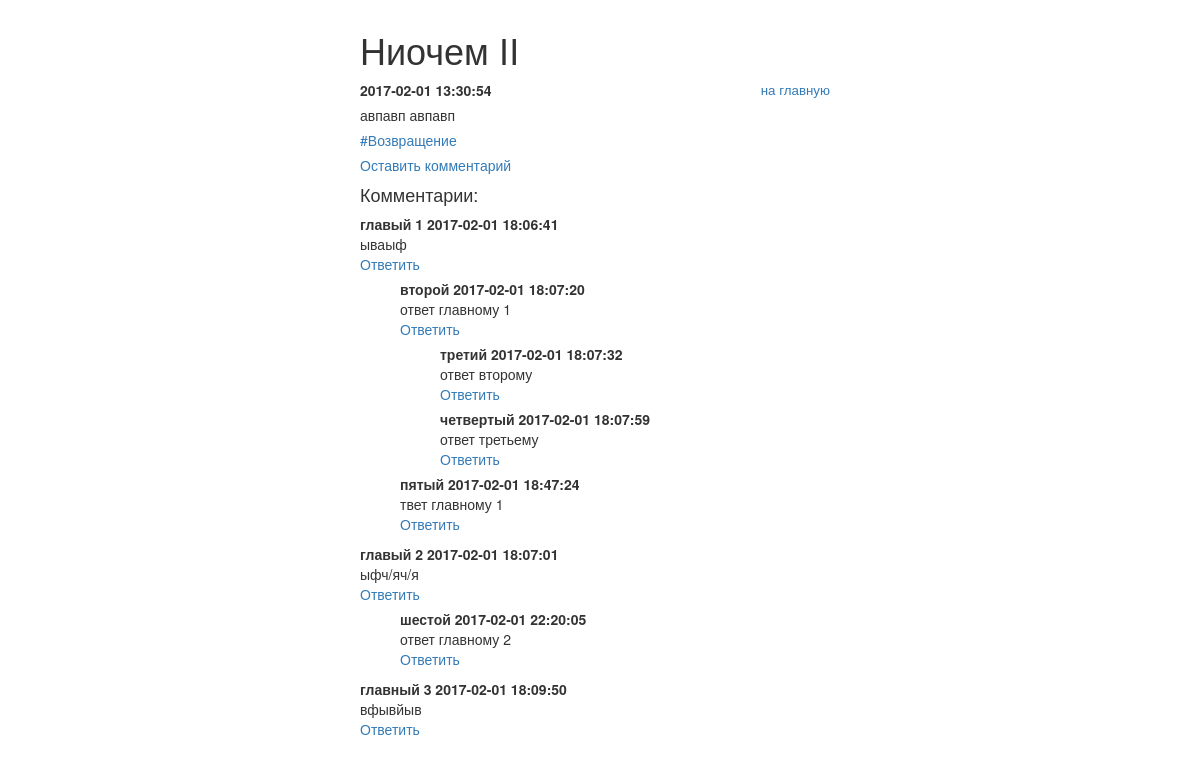
The app's page /include/note.php?id=60 with its own data.
### tables this page shows
CREATE TABLE `post` (
  `post_id` bigint(20) unsigned NOT NULL AUTO_INCREMENT,
  `post_title` varchar(255) DEFAULT NULL,
  `post_min_text` text,
  `post_text` text,
  `post_create_datetime` timestamp NULL DEFAULT NULL,
  `post_update_datetime` timestamp NOT NULL DEFAULT CURRENT_TIMESTAMP ON UPDATE CURRENT_TIMESTAMP,
  UNIQUE KEY `post_id` (`post_id`)
);

CREATE TABLE `comment` (
  `comment_id` bigint(20) unsigned NOT NULL AUTO_INCREMENT,
  `post_id` bigint(20) DEFAULT NULL,
  `comment_parent_id` bigint(20) DEFAULT NULL,
  `comment_username` varchar(255) DEFAULT NULL,
  `comment_text` text,
  `comment_datetime` timestamp NOT NULL DEFAULT CURRENT_TIMESTAMP ON UPDATE CURRENT_TIMESTAMP,
  UNIQUE KEY `comment_id` (`comment_id`)
);

### include/db.php (called while the page is built, shortened)
<?php
try {
    $link = new PDO('mysql:host=localhost;dbname=blog', 'level', 'pass');
} catch (PDOException $e) {
    print "Error!: " . $e->getMessage() . "<br/>";
    die();
}
if($_GET['id']){
    $getid = $_GET['id'];
    $select_update = $link->query("SELECT post.*, group_concat(tag.tag_title) as tags FROM post LEFT JOIN post_to_tag USING (post_id) LEFT JOIN tag USING (tag_id) WHERE post_id='$getid' group by post.post_id");
    $res_select_update = $select_update ->fetchAll(PDO::FETCH_ASSOC);
}

### include/function.php (the view, shortened to what this page needs)
<?php
require_once'/var/www/html/blog/include/db.php';
require_once'/var/www/html/blog/include/note.php';
function comment($row){
	echo "<p class=\"comment\">";
	echo "<div class=\"date\">". $row['comment_username']. " " . $row['comment_datetime'] ."</div>";
	echo "<div class=\"text\">" . $row['comment_text'] . "</div>";
	echo "<a href='?id=" . $_GET['id'] . "&comment=" . $row['comment_id'] . "'>Ответить</a> ";
    $link = new PDO('mysql:host=localhost;dbname=blog', 'level', 'pass');
		$res = $link ->query("SELECT * FROM comment WHERE comment_parent_id=".$row['comment_id']);
		if ( $res->rowCount() > 0) {
			echo "<ul>";
			      while ($res_com = $res ->fetch(PDO::FETCH_ASSOC)) {
			      	    comment($res_com);
			      }
			echo "</ul>";
		}
	echo "</p>";
}
?>

### include/note.php (shortened to what this page needs)
<?php
require_once '/var/www/html/blog/include/db.php';
require_once '/var/www/html/blog/include/function.php';
?>
<!DOCTYPE html>
<html lang="ru">
	<head>
		<link rel="stylesheet" href="../css/bootstrap.css">
		<link rel="stylesheet" href="../css/styless.css">
	</head>
	<body>
		<div id="wrapper">
            <?php for($i=0;$i<count($res_select_update);$i++):?>
			<h1><?=$res_select_update[$i]['post_title']?></h1>
			<div>
				<p class="nav right">
					<a href="../index.php">на главную</a>
				</p>
				<p class="date"><?=$res_select_update[$i]['post_create_datetime']?>
				</p>
				<p>
        <?=$res_select_update[$i]['post_text'];?>
        </p>
        <p>
        <?php if ($res_select_update[$i]['tags']) {
					       $value['tags'] = explode(',', $res_select_update[$i]['tags']);
					       foreach ($value['tags'] as $tag) {
					     	    ?>
                         <span class="print_tag">
                         <a href='../include/posttotag.php?tag=<?=$tag?>'><?="#".$tag?></a>
                         </span>
					       <?php  } ?>
				<?php } ?>
                </p>
                <a href='?id=<?=$_GET['id']?>&comment=mine'>Оставить комментарий</a>
                <h4>Комментарии:</h4>
            <?php endfor; ?>
                              <?php
                                  $res_row = $link ->query("SELECT * FROM comment WHERE post_id='$getid' and comment_parent_id is NULL ");
                                while ( $row = $res_row ->fetch(PDO::FETCH_ASSOC)) {
                                       comment($row);
                                }
                              ?>
			</div>
		</div>
	</body>
</html>

### css/styless.css (style rules this page uses)
#wrapper { width: 500px; margin: 0px auto; padding: 10px; text-align: justify; }
#wrapper > div { margin-bottom: 15px; }
#wrapper p { margin-bottom: 5px; }
.date { font-weight: bold; }
.nav { text-align: right; padding-right: 10px; font-size: 10pt; }
.right { float:right }

### records on screen
post: post_title "Ниочем II", post_create_datetime "2017-02-01 13:30:54", post_text "авпавп авпавп", tag "Возвращение"
comment: comment_username "главый 1", comment_datetime "2017-02-01 18:06:41", comment_text "ываыф"
comment: comment_username "второй", comment_datetime "2017-02-01 18:07:20", comment_text "ответ главному 1"
comment: comment_username "третий", comment_datetime "2017-02-01 18:07:32", comment_text "ответ второму"
comment: comment_username "четвертый", comment_datetime "2017-02-01 18:07:59", comment_text "ответ третьему"
comment: comment_username "пятый", comment_datetime "2017-02-01 18:47:24", comment_text "твет главному 1"
comment: comment_username "главый 2", comment_datetime "2017-02-01 18:07:01", comment_text "ыфч/яч/я"
comment: comment_username "шестой", comment_datetime "2017-02-01 22:20:05", comment_text "ответ главному 2"
comment: comment_username "главный 3", comment_datetime "2017-02-01 18:09:50", comment_text "вфывйыв"
